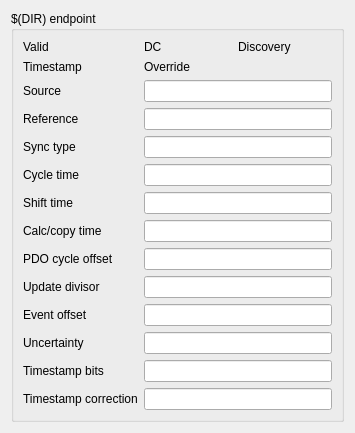
<?xml version="1.0" encoding="UTF-8"?>
<ui version="4.0">
 <class>Form</class>
 <widget class="QWidget" name="Form">
  <property name="geometry"><rect><x>0</x><y>0</y><width>355</width><height>405</height></rect></property>
  <layout class="QVBoxLayout" name="verticalLayout">
   <item><widget class="QGroupBox" name="groupBox">
    <property name="title"><string>$(DIR) endpoint</string></property>
    <layout class="QGridLayout" name="gridLayout">
     <item row="0" column="0"><widget class="QLabel" name="validLabel"><property name="text"><string>Valid</string></property></widget></item>
     <item row="0" column="1"><widget class="caLed" name="validLed"><property name="channel" stdset="0"><string notr="true">$(IOC):m$(MasterID)s$(SlaveID)-Timing-$(DIR)-Valid</string></property><property name="trueColor"><color><red>0</red><green>170</green><blue>0</blue></color></property><property name="falseColor"><color><red>170</red><green>0</green><blue>0</blue></color></property></widget></item>
     <item row="0" column="2"><widget class="QLabel" name="dcLabel"><property name="text"><string>DC</string></property></widget></item>
     <item row="0" column="3"><widget class="caLed" name="dcLed"><property name="channel" stdset="0"><string notr="true">$(IOC):m$(MasterID)s$(SlaveID)-Timing-$(DIR)-DC</string></property></widget></item>
     <item row="0" column="4"><widget class="QLabel" name="discoveryLabel"><property name="text"><string>Discovery</string></property></widget></item>
     <item row="0" column="5"><widget class="caLed" name="discoveryLed"><property name="channel" stdset="0"><string notr="true">$(IOC):m$(MasterID)s$(SlaveID)-Timing-$(DIR)-Discovery</string></property></widget></item>
     <item row="1" column="0"><widget class="QLabel" name="timestampLabel"><property name="text"><string>Timestamp</string></property></widget></item>
     <item row="1" column="1"><widget class="caLed" name="timestampLed"><property name="channel" stdset="0"><string notr="true">$(IOC):m$(MasterID)s$(SlaveID)-Timing-$(DIR)-Timestamp</string></property></widget></item>
     <item row="1" column="2"><widget class="QLabel" name="overrideLabel"><property name="text"><string>Override</string></property></widget></item>
     <item row="1" column="3"><widget class="caLed" name="overrideLed"><property name="channel" stdset="0"><string notr="true">$(IOC):m$(MasterID)s$(SlaveID)-Timing-$(DIR)-Override</string></property></widget></item>
     <item row="2" column="0" colspan="2"><widget class="QLabel" name="sourceLabel"><property name="text"><string>Source</string></property></widget></item>
     <item row="2" column="2" colspan="4"><widget class="caLineEdit" name="source"><property name="channel" stdset="0"><string notr="true">$(IOC):m$(MasterID)s$(SlaveID)-Timing-$(DIR)-Source</string></property><property name="colorMode"><enum>caLineEdit::Alarm_Static</enum></property></widget></item>
     <item row="3" column="0" colspan="2"><widget class="QLabel" name="referenceLabel"><property name="text"><string>Reference</string></property></widget></item>
     <item row="3" column="2" colspan="4"><widget class="caLineEdit" name="reference"><property name="channel" stdset="0"><string notr="true">$(IOC):m$(MasterID)s$(SlaveID)-Timing-$(DIR)-Reference</string></property></widget></item>
     <item row="4" column="0" colspan="2"><widget class="QLabel" name="syncTypeLabel"><property name="text"><string>Sync type</string></property></widget></item>
     <item row="4" column="2" colspan="4"><widget class="caLineEdit" name="syncType"><property name="channel" stdset="0"><string notr="true">$(IOC):m$(MasterID)s$(SlaveID)-Timing-$(DIR)-SyncType</string></property></widget></item>
     <item row="5" column="0" colspan="2"><widget class="QLabel" name="cycleTimeLabel"><property name="text"><string>Cycle time</string></property></widget></item>
     <item row="5" column="2" colspan="4"><widget class="caLineEdit" name="cycleTime"><property name="channel" stdset="0"><string notr="true">$(IOC):m$(MasterID)s$(SlaveID)-Timing-$(DIR)-CycleTime</string></property><property name="unitsEnabled"><bool>true</bool></property></widget></item>
     <item row="6" column="0" colspan="2"><widget class="QLabel" name="shiftTimeLabel"><property name="text"><string>Shift time</string></property></widget></item>
     <item row="6" column="2" colspan="4"><widget class="caLineEdit" name="shiftTime"><property name="channel" stdset="0"><string notr="true">$(IOC):m$(MasterID)s$(SlaveID)-Timing-$(DIR)-ShiftTime</string></property><property name="unitsEnabled"><bool>true</bool></property></widget></item>
     <item row="7" column="0" colspan="2"><widget class="QLabel" name="calcCopyLabel"><property name="text"><string>Calc/copy time</string></property></widget></item>
     <item row="7" column="2" colspan="4"><widget class="caLineEdit" name="calcCopy"><property name="channel" stdset="0"><string notr="true">$(IOC):m$(MasterID)s$(SlaveID)-Timing-$(DIR)-CalcCopyTime</string></property><property name="unitsEnabled"><bool>true</bool></property></widget></item>
     <item row="8" column="0" colspan="2"><widget class="QLabel" name="cycleOffsetLabel"><property name="text"><string>PDO cycle offset</string></property></widget></item>
     <item row="8" column="2" colspan="4"><widget class="caLineEdit" name="cycleOffset"><property name="channel" stdset="0"><string notr="true">$(IOC):m$(MasterID)s$(SlaveID)-Timing-$(DIR)-CycleOffset</string></property></widget></item>
     <item row="9" column="0" colspan="2"><widget class="QLabel" name="updateDivisorLabel"><property name="text"><string>Update divisor</string></property></widget></item>
     <item row="9" column="2" colspan="4"><widget class="caLineEdit" name="updateDivisor"><property name="channel" stdset="0"><string notr="true">$(IOC):m$(MasterID)s$(SlaveID)-Timing-$(DIR)-UpdateDivisor</string></property></widget></item>
     <item row="10" column="0" colspan="2"><widget class="QLabel" name="eventOffsetLabel"><property name="text"><string>Event offset</string></property></widget></item>
     <item row="10" column="2" colspan="4"><widget class="caLineEdit" name="eventOffset"><property name="channel" stdset="0"><string notr="true">$(IOC):m$(MasterID)s$(SlaveID)-Timing-$(DIR)-EventOffset</string></property><property name="unitsEnabled"><bool>true</bool></property></widget></item>
     <item row="11" column="0" colspan="2"><widget class="QLabel" name="uncertaintyLabel"><property name="text"><string>Uncertainty</string></property></widget></item>
     <item row="11" column="2" colspan="4"><widget class="caLineEdit" name="uncertainty"><property name="channel" stdset="0"><string notr="true">$(IOC):m$(MasterID)s$(SlaveID)-Timing-$(DIR)-Uncertainty</string></property><property name="unitsEnabled"><bool>true</bool></property></widget></item>
     <item row="12" column="0" colspan="2"><widget class="QLabel" name="timestampBitsLabel"><property name="text"><string>Timestamp bits</string></property></widget></item>
     <item row="12" column="2" colspan="4"><widget class="caLineEdit" name="timestampBits"><property name="channel" stdset="0"><string notr="true">$(IOC):m$(MasterID)s$(SlaveID)-Timing-$(DIR)-TimestampBits</string></property><property name="unitsEnabled"><bool>true</bool></property></widget></item>
     <item row="13" column="0" colspan="2"><widget class="QLabel" name="timestampCorrectionLabel"><property name="text"><string>Timestamp correction</string></property></widget></item>
     <item row="13" column="2" colspan="4"><widget class="caLineEdit" name="timestampCorrection"><property name="channel" stdset="0"><string notr="true">$(IOC):m$(MasterID)s$(SlaveID)-Timing-$(DIR)-TimestampCorrection</string></property><property name="unitsEnabled"><bool>true</bool></property></widget></item>
    </layout>
   </widget></item>
  </layout>
 </widget>
 <customwidgets>
  <customwidget><class>caLed</class><extends>QWidget</extends><header>caLed</header></customwidget>
  <customwidget><class>caLineEdit</class><extends>QLineEdit</extends><header>caLineEdit</header></customwidget>
 </customwidgets>
 <resources/><connections/>
</ui>
